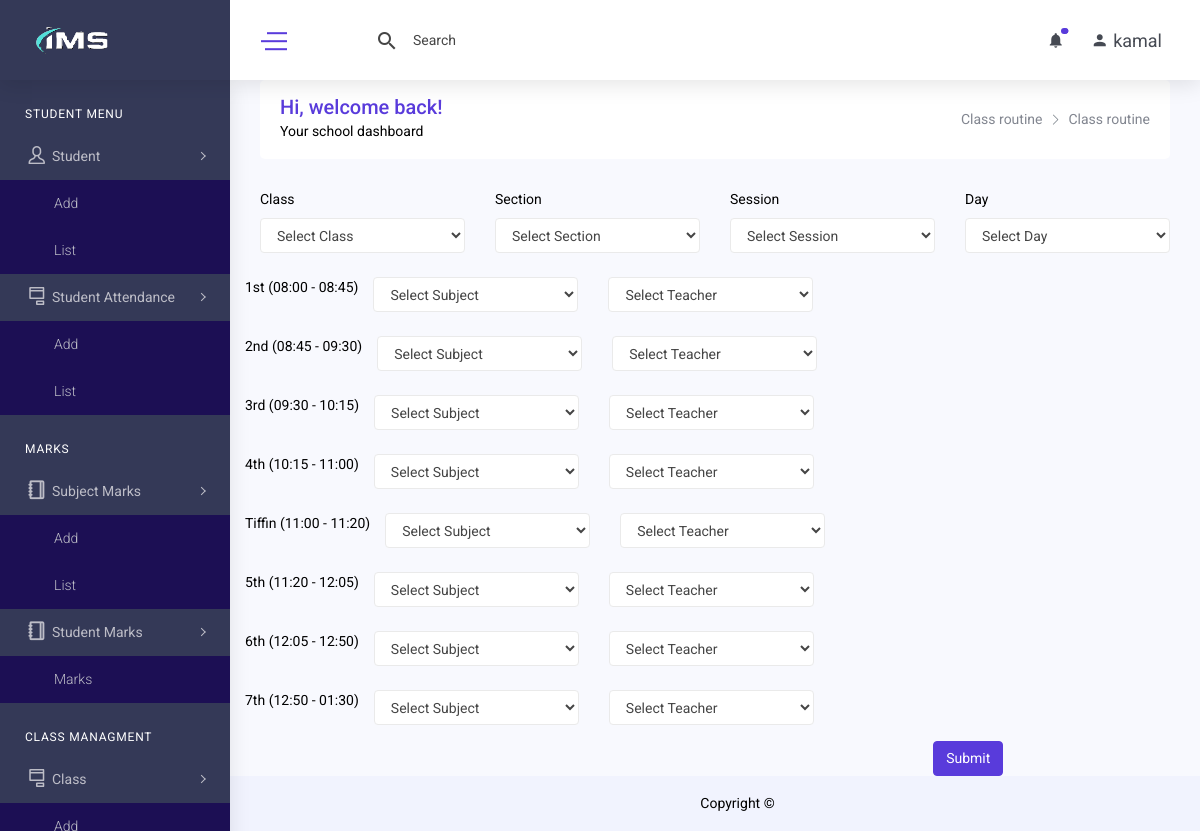
/class_routin_add.php (signed in), run on the app's committed database.
### tables this page shows
CREATE TABLE `period` (
  `id` int(11) NOT NULL,
  `class_id` int(11) NOT NULL,
  `section_id` int(11) NOT NULL,
  `sl` int(11) NOT NULL,
  `period_name` varchar(255) DEFAULT NULL,
  `period_time` varchar(255) DEFAULT NULL,
  `created_at` datetime DEFAULT NULL,
  `created_by` int(11) DEFAULT NULL,
  `updated_at` datetime DEFAULT NULL,
  `updated_by` int(11) DEFAULT NULL,
  `deleted_at` datetime DEFAULT NULL
);

### class/crud.php (called while the page is built, shortened)
<?php
    class crud{
        private $host='localhost';
        private $connection;
        public function __construct($user,$password,$database){
            $this->user=$user;
            $this->password=$password;
            $this->database=$database;
            $this->connection=new mysqli($this->host,$this->user,$this->password,$this->database);
        }
        public function common_select($table,$fields='*',$condition=false,$sort_field=false,$sort='ASC'){
            $result=array();
            $error=false;
            $sql="select $fields from $table where deleted_at is null ";
            $rs=$this->connection->query($sql);
            if($rs){
                if($rs->num_rows > 0){
                    while($r=$rs->fetch_object()){
                        array_push($result,$r);
                    }
                }
            }else{
                $error=$this->connection->error;
            }
            $return = array('data'=>$result,'error'=>$error);
            return $return;
        }
    }
?>

### include/connection.php (called while the page is built, shortened)
<?php
    include_once('class/crud.php');
    $mysqli=new crud("root","","ims");
?>

### class_routin_add.php (the view, shortened to what this page needs)
<?php include('include/header.php'); ?>
<?php include('include/sidebar.php'); ?>
        <div class="content-body">
            <div class="container-fluid">
                <div class="row page-titles mx-0">
                    <div class="col-sm-6 p-md-0">
                        <div class="welcome-text">
                            <h4>Hi, welcome back!</h4>
                            <p class="mb-0">Your school dashboard</p>
                        </div>
                    </div>
                    <div class="col-sm-6 p-md-0 justify-content-sm-end mt-2 mt-sm-0 d-flex">
                        <ol class="breadcrumb">
                            <li class="breadcrumb-item"><a href="class_routine_add.php">Class routine</a></li>
                            <li class="breadcrumb-item active"><a href="class_routine_list.php">Class routine</a></li>
                        </ol>
                    </div>
                </div>
            <form method="post" action="">
                 <div class="row">
                    <div class="col-lg-3">
                        <label for="class_id">Class</label>
                        <select class="form-control" id="class_id" name="class_id">
                            <option value="">Select Class</option>
                        </select>
                    </div>
                    <div class="col-lg-3">
                        <label for="class_id">Section</label>
                        <select class="form-control" id="section_id" name="section_id">
                            <option value="">Select Section</option>
                        </select>
                    </div>
                    <div class="col-lg-3">
                        <label for="group_id">Session</label>
                        <select class="form-control" id="session_id" name="session_id">
                            <option value="">Select Session </option>
                        </select>
                    </div>
                    <div class="col-lg-3">
                        <label for="day_name">Day </label>
                        <select class="form-control" id="day_name" name="day_name">
                            <option value="">Select Day </option>
                        </select>
                    </div>
                </div>
            <?php
                $result=$mysqli->common_select('period');
                if($result){
                    if($result['data']){
                        foreach($result['data'] as $d){
            ?>
                <div class="row mt-4">
                    <div class=""col-lg-3>
                        <?= $d->period_name ?> (<?= $d->period_time ?>)
                    </div>
                    <div class="col-lg-3">
                        <select class="form-control" name="subject_name[<?= $d->sl ?>]">
                            <option value="">Select Subject</option>
                        </select>
                    </div>
                    <div class="col-lg-3">
                        <select class="form-control" name="teacher_name[<?= $d->sl ?>]">
                            <option value="">Select Teacher</option>
                        </select>
                    </div>
                </div>
            <?php } } } ?>
                <div class="col-lg-10 justify-content-end mt-2 pt-3 mt-sm-0 d-flex">
                    <button type="submit" class="btn btn-primary">Submit</button>
                </div>
            </form>
            </div>
        </div>
<?php include('include/footer.php') ?>

### data on the page
period: period_name "1st", period_time "08:00 - 08:45"
period: period_name "2nd", period_time "08:45 - 09:30"
period: period_name "3rd", period_time "09:30 - 10:15"
period: period_name "4th", period_time "10:15 - 11:00"
period: period_name "Tiffin", period_time "11:00 - 11:20"
period: period_name "5th", period_time "11:20 - 12:05"
period: period_name "6th", period_time "12:05 - 12:50"
period: period_name "7th", period_time "12:50 - 01:30"

### other printed values
$_SESSION['username'] "kamal"
